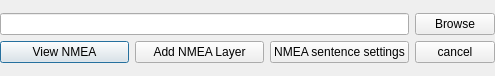
<?xml version="1.0" encoding="UTF-8"?>
<ui version="4.0">
 <class>nmea_main</class>
 <widget class="QDialog" name="nmea_main">
  <property name="enabled">
   <bool>true</bool>
  </property>
  <property name="geometry">
   <rect>
    <x>0</x>
    <y>0</y>
    <width>495</width>
    <height>76</height>
   </rect>
  </property>
  <property name="sizePolicy">
   <sizepolicy hsizetype="Minimum" vsizetype="Minimum">
    <horstretch>0</horstretch>
    <verstretch>0</verstretch>
   </sizepolicy>
  </property>
  <property name="maximumSize">
   <size>
    <width>600</width>
    <height>150</height>
   </size>
  </property>
  <property name="mouseTracking">
   <bool>false</bool>
  </property>
  <property name="windowTitle">
   <string>nmea_main</string>
  </property>
  <property name="autoFillBackground">
   <bool>false</bool>
  </property>
  <layout class="QVBoxLayout" name="verticalLayout">
   <property name="leftMargin">
    <number>0</number>
   </property>
   <property name="rightMargin">
    <number>0</number>
   </property>
   <item>
    <layout class="QGridLayout" name="gridLayout">
     <item row="1" column="0">
      <widget class="QPushButton" name="ButOpenNmea">
       <property name="sizePolicy">
        <sizepolicy hsizetype="Minimum" vsizetype="Fixed">
         <horstretch>0</horstretch>
         <verstretch>0</verstretch>
        </sizepolicy>
       </property>
       <property name="text">
        <string>View NMEA</string>
       </property>
      </widget>
     </item>
     <item row="0" column="3">
      <widget class="QPushButton" name="pushButton">
       <property name="sizePolicy">
        <sizepolicy hsizetype="Fixed" vsizetype="Fixed">
         <horstretch>0</horstretch>
         <verstretch>0</verstretch>
        </sizepolicy>
       </property>
       <property name="text">
        <string>Browse</string>
       </property>
      </widget>
     </item>
     <item row="1" column="2">
      <widget class="QPushButton" name="settBut">
       <property name="text">
        <string>NMEA sentence settings</string>
       </property>
      </widget>
     </item>
     <item row="0" column="0" colspan="3">
      <widget class="QLineEdit" name="lineEdit">
       <property name="sizePolicy">
        <sizepolicy hsizetype="Expanding" vsizetype="Fixed">
         <horstretch>0</horstretch>
         <verstretch>0</verstretch>
        </sizepolicy>
       </property>
      </widget>
     </item>
     <item row="1" column="1">
      <widget class="QPushButton" name="addBut">
       <property name="text">
        <string>Add NMEA Layer</string>
       </property>
      </widget>
     </item>
     <item row="1" column="3">
      <widget class="QPushButton" name="ButExit">
       <property name="sizePolicy">
        <sizepolicy hsizetype="Fixed" vsizetype="Fixed">
         <horstretch>0</horstretch>
         <verstretch>0</verstretch>
        </sizepolicy>
       </property>
       <property name="text">
        <string>cancel</string>
       </property>
      </widget>
     </item>
    </layout>
   </item>
  </layout>
 </widget>
 <resources/>
 <connections/>
</ui>
